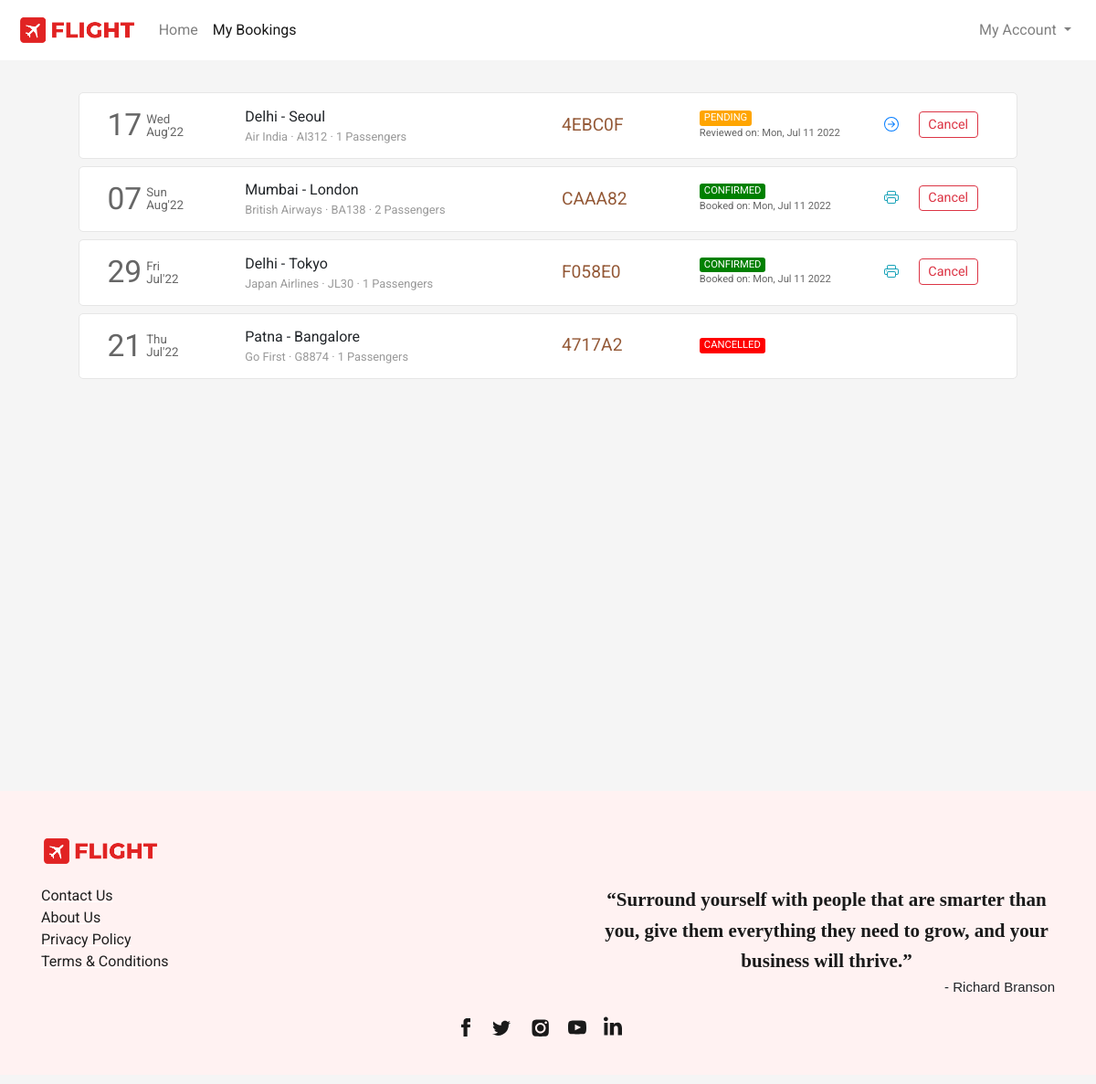
The page /flight/bookings (signed in) on the database as committed earlier.
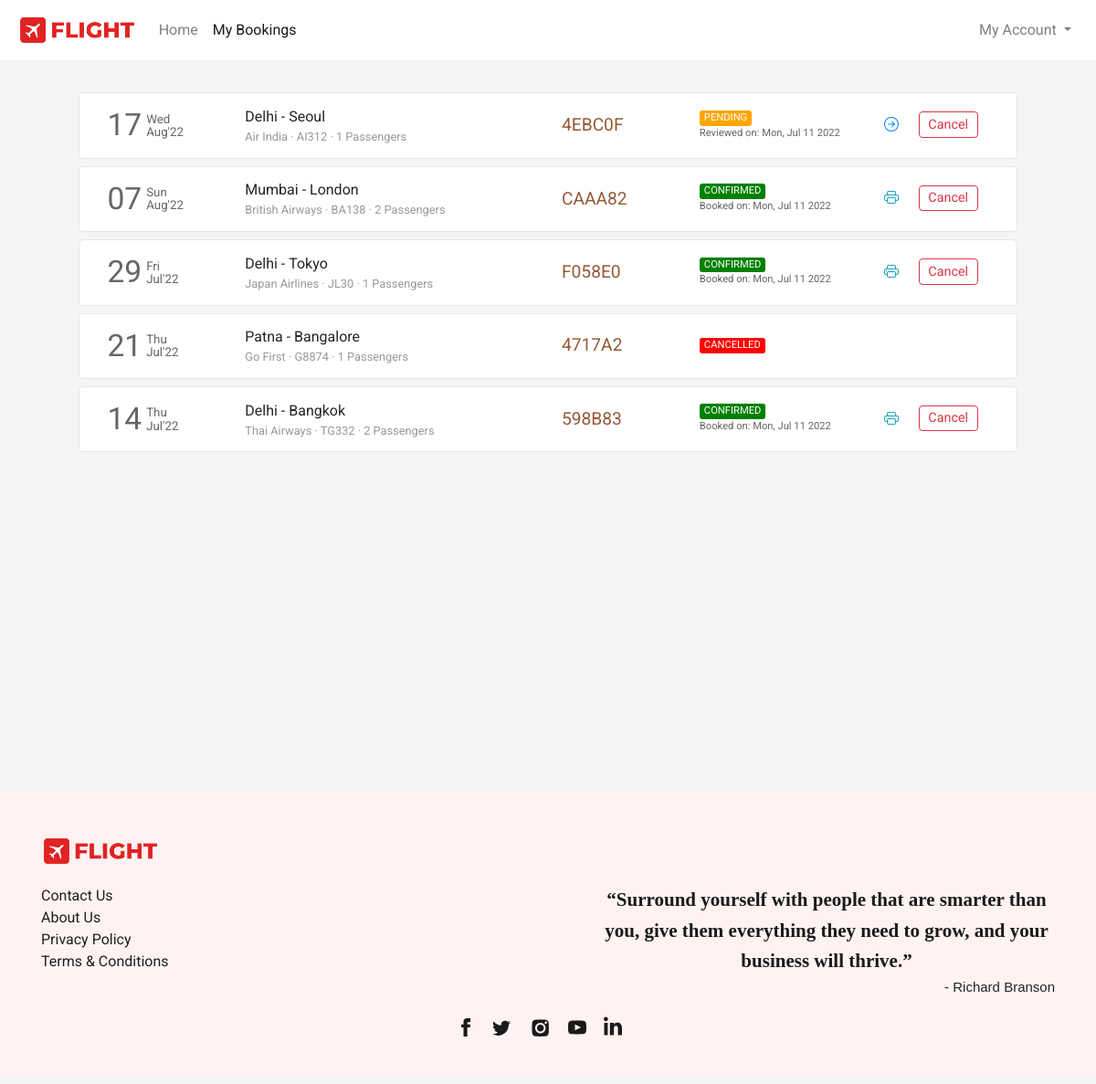
The same page on the database as committed later.
### flight/models.py (models this page shows, shortened)
class Ticket(models.Model):
    user = models.ForeignKey(User,on_delete=models.CASCADE,related_name="bookings", blank=True, null=True)
    ref_no = models.CharField(max_length=6, unique=True)
    passengers = models.ManyToManyField(Passenger, related_name="flight_tickets")
    flight = models.ForeignKey(Flight, on_delete=models.CASCADE, related_name="tickets", blank=True, null=True)
    flight_ddate = models.DateField(blank=True, null=True)
    flight_adate = models.DateField(blank=True, null=True)
    flight_fare = models.FloatField(blank=True,null=True)
    other_charges = models.FloatField(blank=True,null=True)
    coupon_used = models.CharField(max_length=15,blank=True)
    coupon_discount = models.FloatField(default=0.0)
    total_fare = models.FloatField(blank=True, null=True)
    seat_class = models.CharField(max_length=20, choices=SEAT_CLASS)
    booking_date = models.DateTimeField(default=datetime.now)
    mobile = models.CharField(max_length=20,blank=True)
    email = models.EmailField(max_length=45, blank=True)
    status = models.CharField(max_length=45, choices=TICKET_STATUS)

class Flight(models.Model):
    origin = models.ForeignKey(Place, on_delete=models.CASCADE, related_name="departures")
    destination = models.ForeignKey(Place, on_delete=models.CASCADE, related_name="arrivals")
    depart_time = models.TimeField(auto_now=False, auto_now_add=False)
    depart_day = models.ManyToManyField(Week, related_name="flights_of_the_day")
    duration = models.DurationField(null=True)
    arrival_time = models.TimeField(auto_now=False, auto_now_add=False)
    plane = models.CharField(max_length=24)
    airline = models.CharField(max_length=64)
    economy_fare = models.FloatField(null=True)
    business_fare = models.FloatField(null=True)
    first_fare = models.FloatField(null=True)

class Place(models.Model):
    city = models.CharField(max_length=64)
    airport = models.CharField(max_length=64)
    code = models.CharField(max_length=3)
    country = models.CharField(max_length=64)

### flight/views.py (the view)
# urls.py: path('flight/bookings', views.bookings, name="bookings"),
def bookings(request):
    if request.user.is_authenticated:
        tickets = Ticket.objects.filter(user=request.user).order_by('-booking_date')
        return render(request, 'flight/bookings.html', {
            'page': 'bookings',
            'tickets': tickets
        })
    else:
        return HttpResponseRedirect(reverse('login'))

### flight/templates/flight/bookings.html (shortened to what the changed rows need)
{% extends 'flight/layout.html' %}
{% load static %}
{% block head %}
    <link rel="stylesheet" href="{% static 'css/bookings_style.css' %}">
{% endblock head %}
{% block body %}
    <section class="section section1">
        <div class="container">
            {% if tickets %}
                {% for ticket in tickets %}
                    <div class="row each-booking-div" id="{{ticket.ref_no}}">
                        <div class="col-2" style="display: flex;">
                            <div style="display: flex; color: #666666; margin-top: auto;">
                                <div>
                                    <span style="font-size: 2.1em;">{{ticket.flight_ddate | date:"d"}}</span>
                                </div>
                                <div style="font-size: smaller; display: flex; margin: auto 0; padding-left: 5px; line-height: 1em;">
                                    <div style="margin: auto;">
                                        <div style="margin-bottom: 1px;">{{ticket.flight_ddate | date:"D"}}</div>
                                        <div style="margin-top: 1px;">{{ticket.flight_ddate | date:"M'y"}}</div>
                                    </div>
                                </div>
                            </div>
                        </div>
                        <div class="col-4 middle-div">
                            <div style="width:100%">
                                <div class="row places-div" style=" display: flex;">
                                    <div style="max-width: 45%;">{{ticket.flight.origin.city}}</div>
                                    <div>&nbsp;-&nbsp;</div>
                                    <div style="max-width: 45%;">{{ticket.flight.destination.city}}</div>
                                </div>
                                <div class="row places-div" style="font-size: .8em; color: #999999; ">
                                    <div style="max-width: 100%;">{{ticket.flight.airline}} &middot; {{ticket.flight.plane}} &middot; {{ticket.passengers.count}} Passengers</div>
                                </div>
                            </div>
                        </div>
                        <div class="col-2 middle-div">
                            <div style="font-size: 1.2em; color: #945937;">{{ticket.ref_no}}</div>
                        </div>
                        <div class="col-2 middle-div">
                            <div>
                                <div class="row status-div">
                                    {% if ticket.status == 'CONFIRMED' %}
                                        <div class="green">{{ticket.status}}</div>
                                    {% endif %}
                                    {% if ticket.status == 'PENDING' %}
                                        <div class="orange">{{ticket.status}}</div>
                                    {% endif %}
                                    {% if ticket.status == 'CANCELLED' %}
                                        <div class="red">{{ticket.status}}</div>
                                    {% endif %}
                                </div>
                                <div class="row booking-date-div" style="font-size: .7em; color: #666;">
                                    {% if ticket.status == 'CONFIRMED' %}
                                        Booked on: {{ticket.booking_date | date:"D, M d Y"}}
                                    {% endif %}
                                    {% if ticket.status == 'PENDING' %}
                                        Reviewed on: {{ticket.booking_date | date:"D, M d Y"}}
                                    {% endif %}
                                </div>
                            </div>
                        </div>
                        <div class="col-2 last-div">
                            <div>
                                <div class="ticket-action-div">
                                    {% if ticket.status == 'CONFIRMED' %}
                                        <form action="{% url 'getticket' %}" method="get" target="_blank">
                                            <button type="submit" class="btn btn-outline-info btnp pbtn">
                                            </button>
                                        </form>
                                        <button class="btn btn-outline-danger btnp cbtn"  data-ref="{{ticket.ref_no}}" onclick="popup(this)">Cancel</button>
                                    {% endif %}
                                    {% if ticket.status == 'PENDING' %}
                                        <form action="{% url 'resumebooking' %}" method="POST">
                                            <button type="submit" class="btn btn-outline-primary btnp rbtn">
                                            </button>
                                        </form>
                                        <button type="button" class="btn btn-outline-danger btnp cbtn" data-ref="{{ticket.ref_no}}" onclick="popup(this)">Cancel</button>
                                    {% endif %}
                                </div>
                            </div>
                        </div>
                    </div>
                {% endfor %}
            {% endif %}
        </div>
    </section>
{% endblock %}

Rows that differ between the two databases and show on the page:
added Ticket: flight_ddate "14", flight_ddate "Thu", flight_ddate "Jul'22", flight.origin.city "Delhi", flight.destination.city "Bangkok", flight.airline "Thai Airways", flight.plane "TG332", passengers.count "2", ref_no "598B83", status "CONFIRMED", booking_date "Mon, Jul 11 2022"
